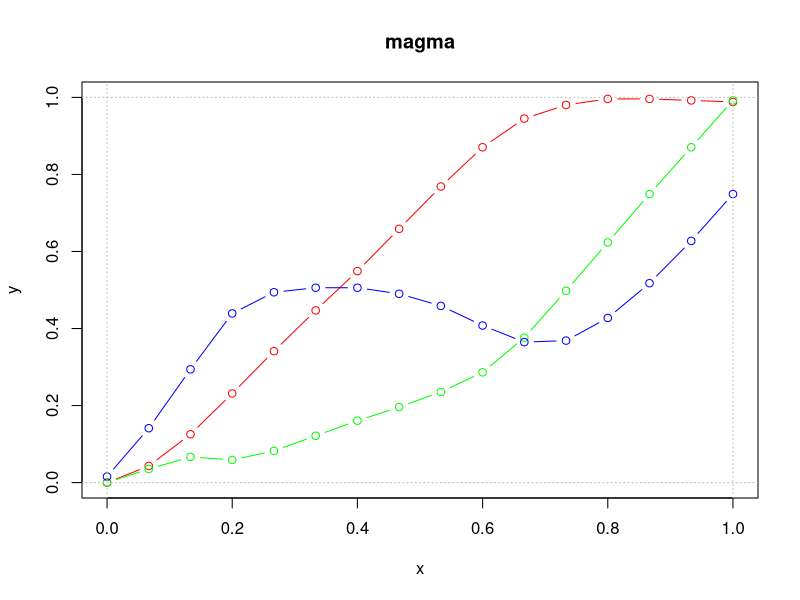
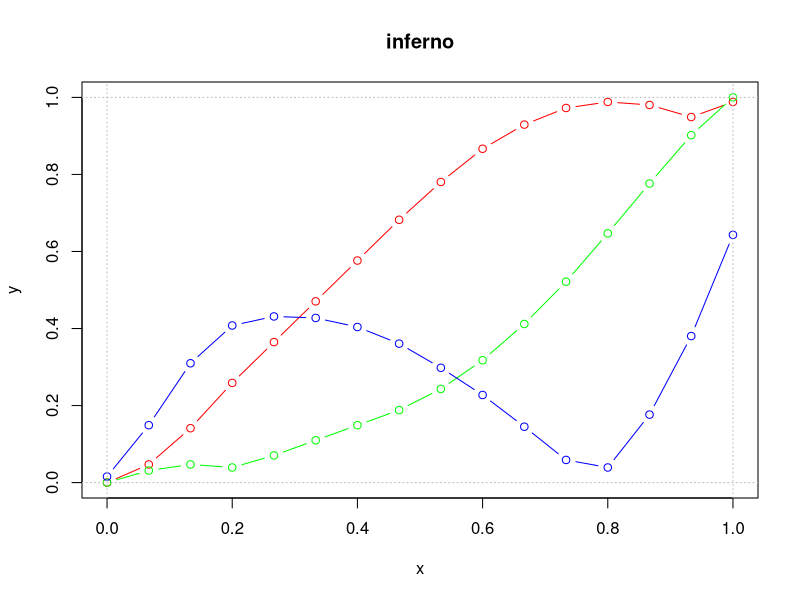
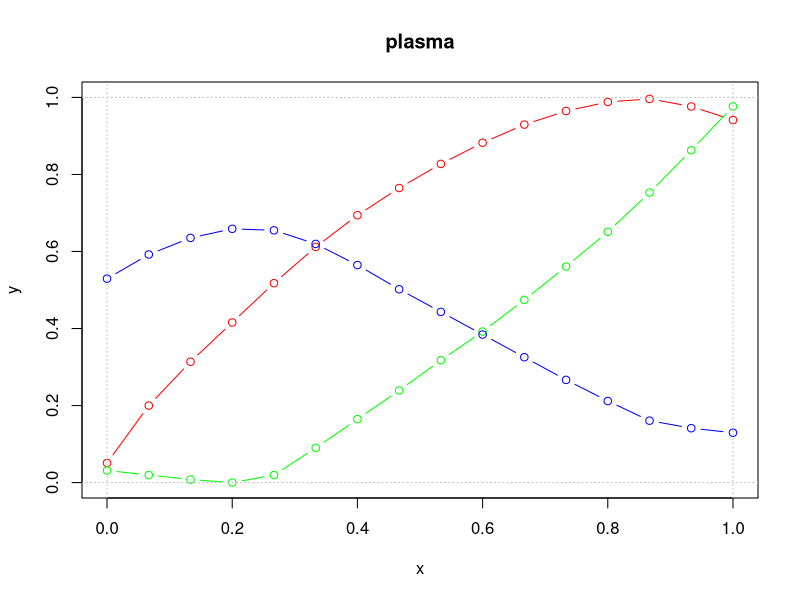
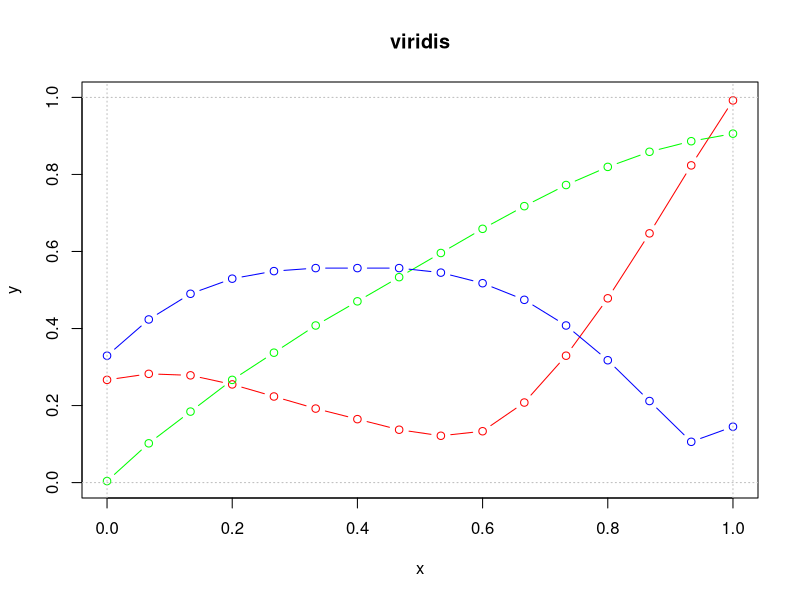
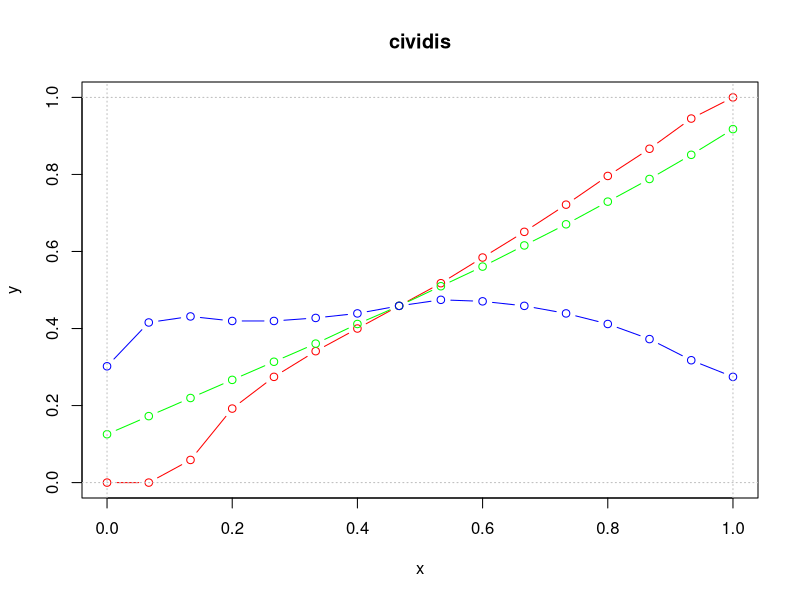
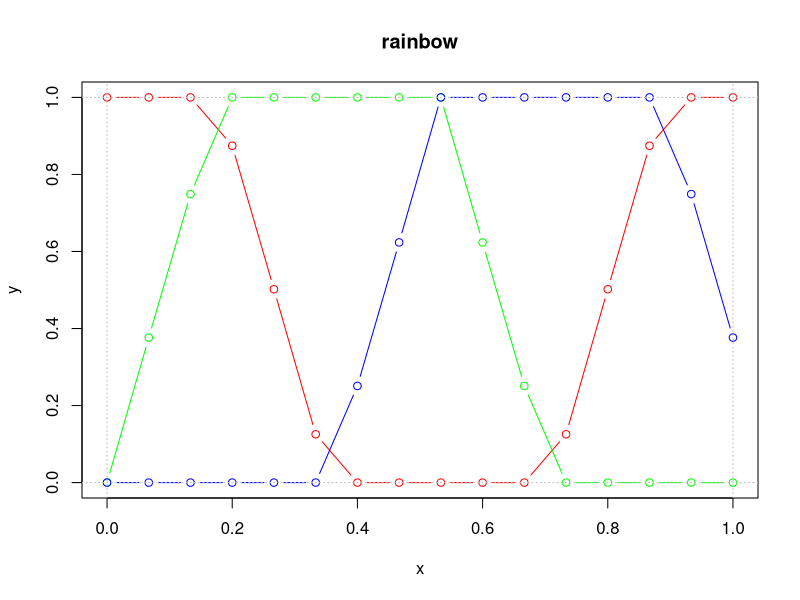
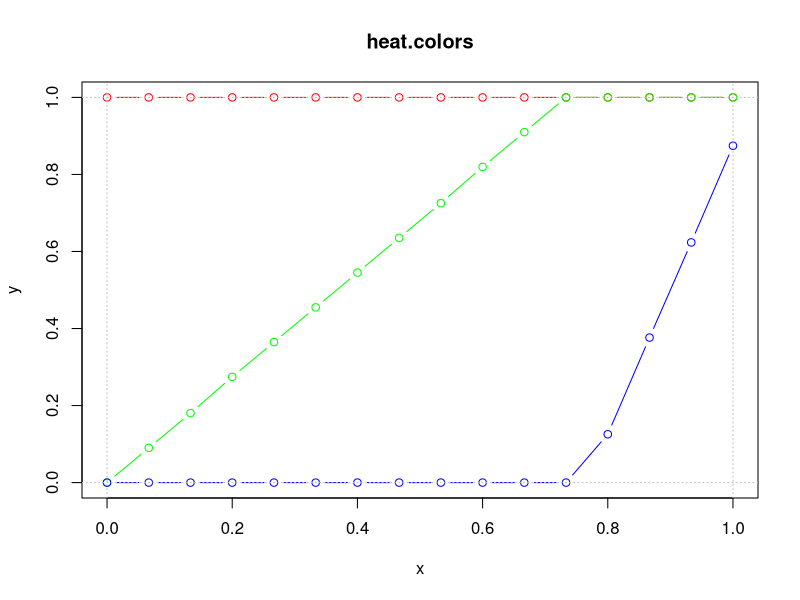
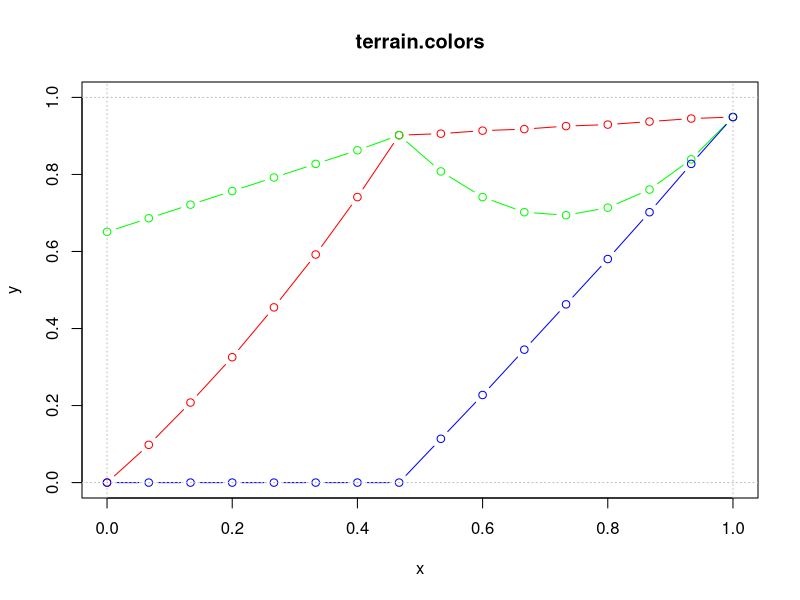

Generate these figures, in order, with R:
# Photoshop curves for viridis and R built-in colourmaps
# www.overfitting.net
# https://www.overfitting.net/2021/01/mapas-de-color-viridis-en-photoshop.html

library(png)
library(viridis)


# Auxiliary write binary functions
escribir_bin=function(valor, fichero) {
    writeBin(0L, fichero, size=1)
    writeBin(as.integer(round(valor)), fichero, size=1)
}

escribir_point=function(x, y, fichero) {
    writeBin(0L, fichero, size=1)
    writeBin(as.integer(round(y)), fichero, size=1)
    writeBin(0L, fichero, size=1)
    writeBin(as.integer(round(x)), fichero, size=1)
}


# Viridis colourmap library:
# https://cran.r-project.org/web/packages/viridis/vignettes/intro-to-viridis.html
# plus standard built-in R colourmaps
cmname=c("magma", "inferno", "plasma", "viridis", "cividis",
         "rainbow", "heat.colors", "terrain.colors", "topo.colors", "cm.colors")
NCOLMAPS=length(cmname)
cmfun=list()  # list containing the functions to build the colourmaps
for (i in 1:NCOLMAPS) cmfun[[i]]=get(cmname[i])

NCOL=16  # max number of points allowed by Photoshop in a curve
colourmap=array(0,c(NCOL,3))
for (i in 1:NCOLMAPS) {  # loop through all colourmaps
    
    # Obtain RGB values in hex and convert to int
    colourmap=t(col2rgb(cmfun[[i]](NCOL)))
    
    # Another way to obtain the RGB values
    # colour=cmfun[[i]](NCOL)
    # for (j in 1:3) {
    #     colourmap[,j]=strtoi(paste0("0x",substr(colour,start=j*2,stop=j*2+1)))
    #  }
    
    # Output RGB curves
    png(paste0(cmname[i],'.png'))
    x=seq(from=0, to=1, length.out=NCOL)
    plot(x, colourmap[,1]/255, type='b', col='red',
         main=cmname[i], ylab='y', xlim=c(0,1), ylim=c(0,1))
    lines(x, colourmap[,2]/255, type='b', col='green')
    lines(x, colourmap[,3]/255, type='b', col='blue')
    abline(h=c(0,1), v=c(0,1), col='gray', lty='dotted')
    dev.off()
    
    
    # Write values in ACV curves:
    # https://www.adobe.com/devnet-apps/photoshop/fileformatashtml/#50577411_pgfId-1056330
    # Count of points in the curve (short integer from 2...19) -> NO 19 SINO 16
    # Curve points. Each curve point is a pair of short integers
    # where the first number is the output value (vertical coordinate on
    # the Curves dialog graph) and the second is the input value.
    # All coordinates have range 0 to 255

    # Build ACV file
    acv=file(paste0(cmname[i],'.acv'), 'wb')
    
    # Write header
    ACVVERSION=4  # version 4 = count of curves in the file
    NCURVES=4  # count of curves in the file: RGB, R, G and B
    escribir_bin(ACVVERSION, acv)  # ACV version
    escribir_bin(NCURVES, acv)  # count of curves
    
    # RGB curve (NULL)
    escribir_bin(2, acv)  # 2 points in curve
    escribir_point(0, 0, acv)  # (0,0)
    escribir_point(255, 255, acv)  # (255,255)
    
    # R, G and B curves
    for (curve in 1:3) {
        escribir_bin(NCOL, acv)  # NCOL points in curve
        for (j in 1:NCOL) {
            escribir_point(round(255/(NCOL-1)*(j-1)), colourmap[j,curve], acv)
        }
    }
    
    close(acv)
}
